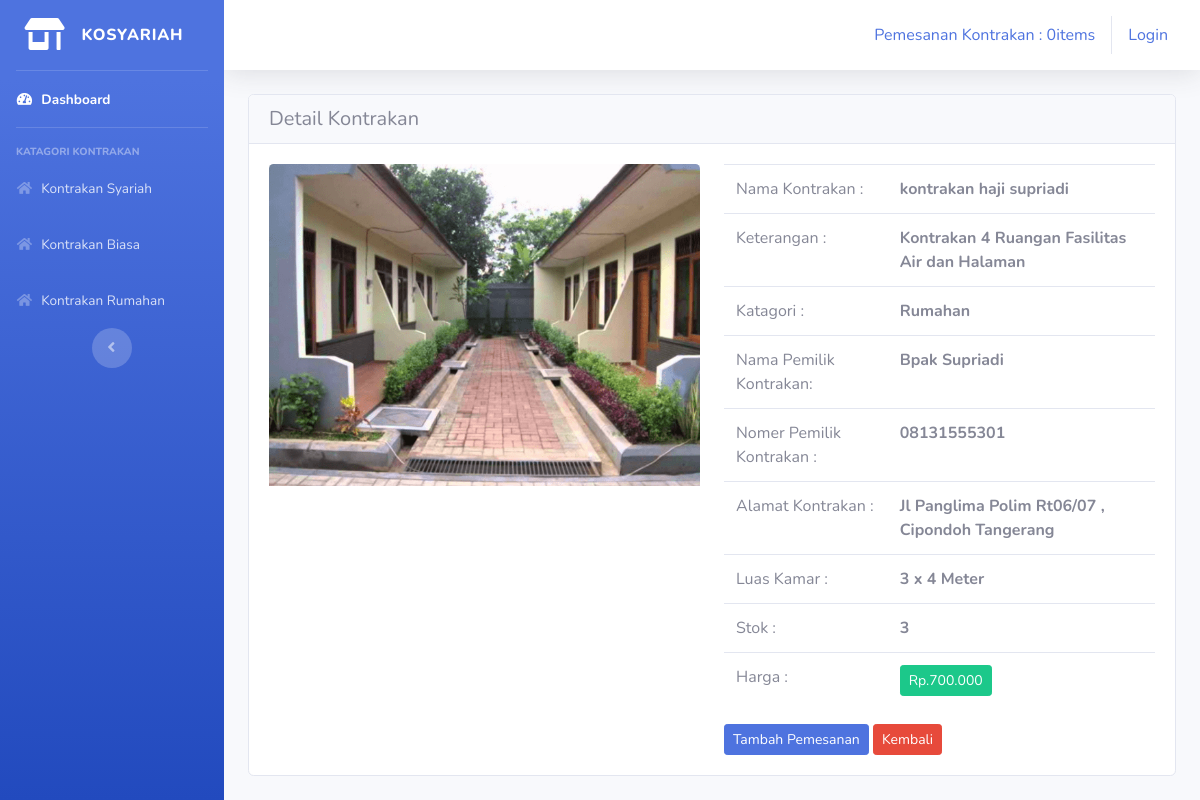
/index.php/dashboard/detail/29, run on the app's committed database.
### tables this page shows
CREATE TABLE `tb_kontrakan` (
  `id_krn` int(11) NOT NULL,
  `nama_krn` varchar(120) NOT NULL,
  `keterangan` varchar(225) NOT NULL,
  `katagori` varchar(60) NOT NULL,
  `harga` int(11) NOT NULL,
  `stok` varchar(4) NOT NULL,
  `gambar` varchar(500) NOT NULL,
  `nama_pemilik` varchar(50) NOT NULL,
  `no_pemilik` varchar(12) NOT NULL,
  `alamat_pemilik` varchar(255) NOT NULL,
  `luas` varchar(100) NOT NULL,
  `tb_kontrakan_status_id` int(11) NOT NULL DEFAULT '10',
  `tb_user_id` int(11) NOT NULL
);

### application/controllers/dashboard.php (called while the page is built, shortened)
<?php
class Dashboard extends CI_Controller{
	public function detail($id_krn)
	{
		$data['kontrakan']= $this->model_kontrakan->detail_krn($id_krn);
		$this->load->view('templates/header');
		$this->load->view('templates/sidebar');
		$this->load->view('detail_kontrakan',$data);
		$this->load->view('templates/footer');
	}
}

### index.php (called while the page is built, shortened)
<?php
require_once BASEPATH.'core/CodeIgniter.php';

### application/models/model_kontrakan.php (called while the page is built, shortened)
<?php
class Model_kontrakan extends CI_Model{
	public function detail_krn($id_krn)
	{
		$result = $this->db->where('id_krn',$id_krn)->get('tb_kontrakan');
		if ($result->num_rows()>0){
			return $result->result();
		}else{
			return false;
		}
	}
}

### application/views/detail_kontrakan.php (the view)
<div class="container-fluid">
<div class="card">
  <h5 class="card-header">
    Detail Kontrakan
  </h5>
  <div class="card-body">
	<?php foreach($kontrakan as $krn): ?>
    <div class="row">
		<div class="col md-4">
			<img src="<?php echo base_url().'/uploads/'.$krn->gambar ?>" class="card-img-top">
		</div>
		<div class="col md-8">
			<table class="table">
				<tr>
					<td>Nama Kontrakan : </td>
					<td><strong><?php echo $krn->nama_krn ?></strong></td>
				</tr>
				<tr>
					<td>Keterangan : </td>
					<td><strong><?php echo $krn->keterangan ?></strong></td>
				</tr>
				<tr>
					<td>Katagori : </td>
					<td><strong><?php echo $krn->katagori ?></strong></td>
				</tr>
				<tr>
					<td>Nama Pemilik Kontrakan:</td>
					<td><strong><?php echo $krn->nama_pemilik ?></strong></td>
				</tr>
				<tr>
					<td>Nomer Pemilik Kontrakan :</td>
					<td><strong><?php echo $krn->no_pemilik ?></strong></td>
				</tr>
				<tr>
					<td>Alamat Kontrakan :</td>
					<td><strong><?php echo $krn->alamat_pemilik ?></strong></td>
				</tr>
				<tr>
					<td>Luas Kamar :</td>
					<td><strong><?php echo $krn->luas ?></strong></td>
				</tr>
				<tr>
					<td>Stok : </td>
					<td><strong><?php echo $krn->stok ?></strong></td>
				</tr>
				<tr>
					<td>Harga : </td>
					<td><strong><div class="btn btn-sm btn-success">Rp.<?php echo number_format
					($krn->harga,0,',','.')  ?></div></strong></td>
				</tr>
			</table>
			<?php echo anchor('dashboard/tambah_pemesanan/'.$krn->id_krn,'<div class="btn btn-sm btn-primary">Tambah Pemesanan</div>')?>
			<?php echo anchor('welcome','<div class="btn btn-sm btn-danger">Kembali</div>')?>
		</div>
	</div>
	<?php endforeach; ?>
  </div>
</div>
</div>

### data on the page
tb_kontrakan: gambar (picture), nama_krn "kontrakan haji supriadi", keterangan "Kontrakan 4 Ruangan Fasilitas Air dan Halaman", katagori "Rumahan", nama_pemilik "Bpak Supriadi", no_pemilik "08131555301", alamat_pemilik "Jl Panglima Polim Rt06/07 , Cipondoh Tangerang", luas "3 x 4 Meter", stok "3", harga "700.000", id_krn "Tambah Pemesanan"

### other printed values
anchor('dashboard/detail_pemesanan/', $pemesanan) "Pemesanan Kontrakan : 0items"
anchor('auth/login','Login') "Login"
